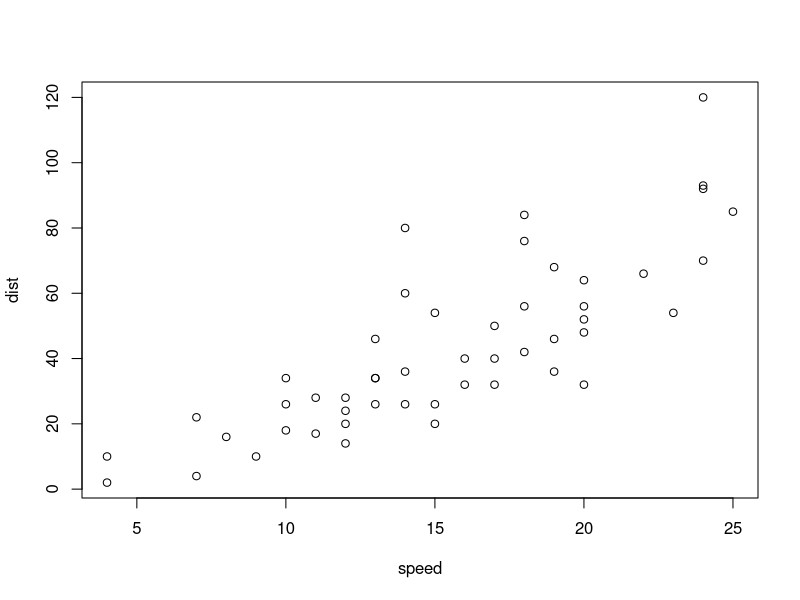
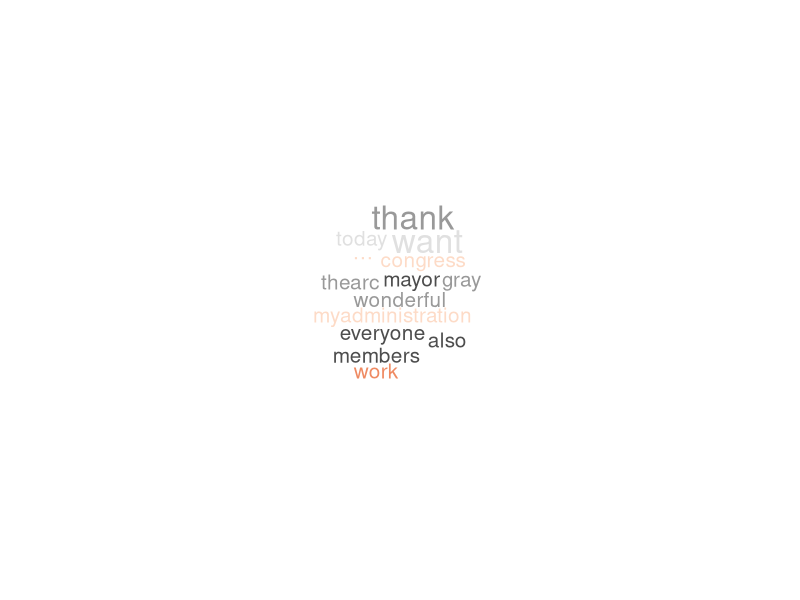
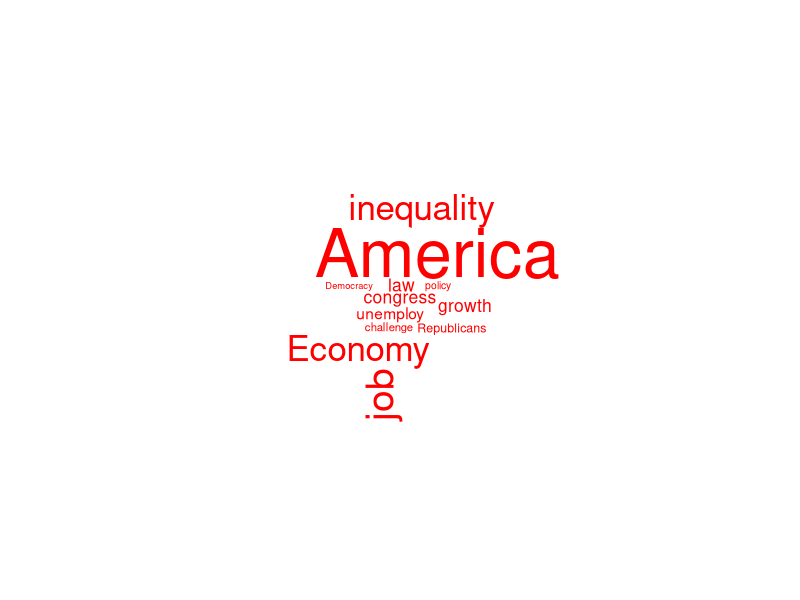

Write the R code that produced these figures, in order. (Note: this script raises an error after producing the figures.)
## ---- chunk 1
x <- 20
if(x < 10){
  x <- x + 1
}else{
  x <- x - 1
}
## ---- chunk 2
ifelse(2 < 4, 'yes', 'noooo')
## ---- chunk 3
plot(cars)
## ---- chunk 4
library(wordcloud)
library(RColorBrewer)
# The RColorBrewer package provides us with a range of color palettes that can be used via the brewer.pal() function in our word cloud
pal = brewer.pal(6,"RdGy")
wordcloud("I also want to thank all the members of Congress and myadministration who are here today for the wonderful work that they do.  I want to thank Mayor Gray and everyone here at THEARC for having me….", min.freq = 1, scale=c(2,0.5), random.color = TRUE, color = pal)

## ---- chunk 5
wordcloud(c("inequality","law","policy","unemploy","job","Economy","Democracy","Republicans","challenge","congress","America","growth"),freq=c(26,9,2,7,30,26,1,4,3,9,57,9), min.freq = 0, col = "red")
## ---- chunk 6
require(ggplot2)
ng <- c("((The United States is + The United States has) / The United States)",
      "((The United States are + The United States have) / The United States)")
ggram(ng, year_start = 1800, google_theme = TRUE) +
  theme(legend.direction = "vertical")
